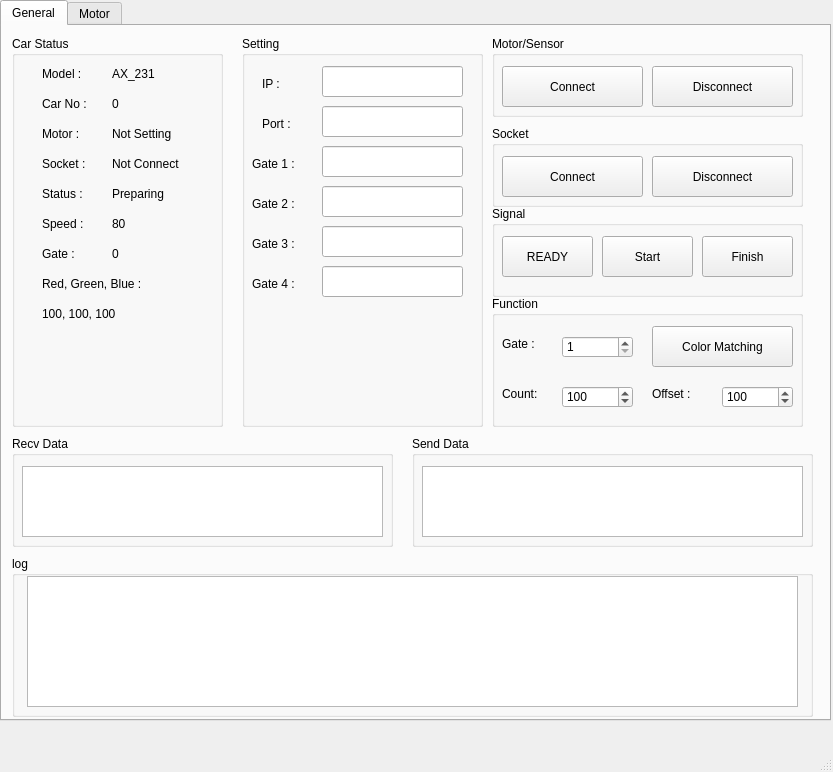
<?xml version="1.0" encoding="UTF-8"?>
<ui version="4.0">
 <class>MainWindow</class>
 <widget class="QMainWindow" name="MainWindow">
  <property name="geometry">
   <rect>
    <x>0</x>
    <y>0</y>
    <width>833</width>
    <height>772</height>
   </rect>
  </property>
  <property name="windowTitle">
   <string>MainWindow</string>
  </property>
  <widget class="QWidget" name="centralwidget">
   <widget class="QTabWidget" name="tabWidget">
    <property name="geometry">
     <rect>
      <x>0</x>
      <y>0</y>
      <width>831</width>
      <height>721</height>
     </rect>
    </property>
    <property name="currentIndex">
     <number>0</number>
    </property>
    <widget class="QWidget" name="tab">
     <attribute name="title">
      <string>General</string>
     </attribute>
     <widget class="QGroupBox" name="gb_log">
      <property name="geometry">
       <rect>
        <x>10</x>
        <y>530</y>
        <width>801</width>
        <height>161</height>
       </rect>
      </property>
      <property name="title">
       <string>log</string>
      </property>
      <widget class="QTextBrowser" name="tb_log">
       <property name="geometry">
        <rect>
         <x>15</x>
         <y>20</y>
         <width>771</width>
         <height>131</height>
        </rect>
       </property>
      </widget>
     </widget>
     <widget class="QGroupBox" name="gb_car_status">
      <property name="geometry">
       <rect>
        <x>10</x>
        <y>10</y>
        <width>211</width>
        <height>391</height>
       </rect>
      </property>
      <property name="title">
       <string>Car Status</string>
      </property>
      <widget class="QLabel" name="lb_model">
       <property name="geometry">
        <rect>
         <x>30</x>
         <y>30</y>
         <width>64</width>
         <height>15</height>
        </rect>
       </property>
       <property name="text">
        <string>Model :</string>
       </property>
      </widget>
      <widget class="QLabel" name="lb_status">
       <property name="geometry">
        <rect>
         <x>30</x>
         <y>150</y>
         <width>64</width>
         <height>15</height>
        </rect>
       </property>
       <property name="text">
        <string>Status :</string>
       </property>
      </widget>
      <widget class="QLabel" name="lb_model_param">
       <property name="geometry">
        <rect>
         <x>100</x>
         <y>30</y>
         <width>91</width>
         <height>16</height>
        </rect>
       </property>
       <property name="text">
        <string>AX_231</string>
       </property>
      </widget>
      <widget class="QLabel" name="lb_status_param">
       <property name="geometry">
        <rect>
         <x>100</x>
         <y>150</y>
         <width>91</width>
         <height>16</height>
        </rect>
       </property>
       <property name="text">
        <string>Preparing</string>
       </property>
      </widget>
      <widget class="QLabel" name="lb_speed">
       <property name="geometry">
        <rect>
         <x>30</x>
         <y>180</y>
         <width>64</width>
         <height>15</height>
        </rect>
       </property>
       <property name="text">
        <string>Speed :</string>
       </property>
      </widget>
      <widget class="QLabel" name="lb_speed_param">
       <property name="geometry">
        <rect>
         <x>100</x>
         <y>180</y>
         <width>91</width>
         <height>16</height>
        </rect>
       </property>
       <property name="text">
        <string>80</string>
       </property>
      </widget>
      <widget class="QLabel" name="lb_gate">
       <property name="geometry">
        <rect>
         <x>30</x>
         <y>210</y>
         <width>64</width>
         <height>15</height>
        </rect>
       </property>
       <property name="text">
        <string>Gate :</string>
       </property>
      </widget>
      <widget class="QLabel" name="lb_gate_param">
       <property name="geometry">
        <rect>
         <x>100</x>
         <y>210</y>
         <width>91</width>
         <height>16</height>
        </rect>
       </property>
       <property name="text">
        <string>0</string>
       </property>
      </widget>
      <widget class="QLabel" name="lb_motor">
       <property name="geometry">
        <rect>
         <x>30</x>
         <y>90</y>
         <width>64</width>
         <height>15</height>
        </rect>
       </property>
       <property name="text">
        <string>Motor :</string>
       </property>
      </widget>
      <widget class="QLabel" name="lb_socket">
       <property name="geometry">
        <rect>
         <x>30</x>
         <y>120</y>
         <width>64</width>
         <height>15</height>
        </rect>
       </property>
       <property name="text">
        <string>Socket :</string>
       </property>
      </widget>
      <widget class="QLabel" name="lb_motor_param">
       <property name="geometry">
        <rect>
         <x>100</x>
         <y>90</y>
         <width>91</width>
         <height>16</height>
        </rect>
       </property>
       <property name="text">
        <string>Not Setting</string>
       </property>
      </widget>
      <widget class="QLabel" name="lb_socket_param">
       <property name="geometry">
        <rect>
         <x>100</x>
         <y>120</y>
         <width>91</width>
         <height>16</height>
        </rect>
       </property>
       <property name="text">
        <string>Not Connect</string>
       </property>
      </widget>
      <widget class="QLabel" name="lb_rgb">
       <property name="geometry">
        <rect>
         <x>30</x>
         <y>240</y>
         <width>131</width>
         <height>16</height>
        </rect>
       </property>
       <property name="text">
        <string>Red, Green, Blue :</string>
       </property>
      </widget>
      <widget class="QLabel" name="lb_rgb_param">
       <property name="geometry">
        <rect>
         <x>30</x>
         <y>270</y>
         <width>121</width>
         <height>16</height>
        </rect>
       </property>
       <property name="text">
        <string>100, 100, 100</string>
       </property>
      </widget>
      <widget class="QLabel" name="lb_car_no">
       <property name="geometry">
        <rect>
         <x>30</x>
         <y>60</y>
         <width>64</width>
         <height>15</height>
        </rect>
       </property>
       <property name="text">
        <string>Car No :</string>
       </property>
      </widget>
      <widget class="QLabel" name="lb_car_no_param">
       <property name="geometry">
        <rect>
         <x>100</x>
         <y>60</y>
         <width>64</width>
         <height>15</height>
        </rect>
       </property>
       <property name="text">
        <string>0</string>
       </property>
      </widget>
     </widget>
     <widget class="QGroupBox" name="gb_setting">
      <property name="geometry">
       <rect>
        <x>240</x>
        <y>10</y>
        <width>241</width>
        <height>391</height>
       </rect>
      </property>
      <property name="title">
       <string>Setting</string>
      </property>
      <widget class="QLabel" name="lb_ip">
       <property name="geometry">
        <rect>
         <x>20</x>
         <y>40</y>
         <width>61</width>
         <height>16</height>
        </rect>
       </property>
       <property name="text">
        <string>IP :</string>
       </property>
      </widget>
      <widget class="QLabel" name="lb_ip_2">
       <property name="geometry">
        <rect>
         <x>20</x>
         <y>80</y>
         <width>61</width>
         <height>16</height>
        </rect>
       </property>
       <property name="text">
        <string>Port :</string>
       </property>
      </widget>
      <widget class="QLineEdit" name="le_ip">
       <property name="geometry">
        <rect>
         <x>80</x>
         <y>30</y>
         <width>141</width>
         <height>31</height>
        </rect>
       </property>
      </widget>
      <widget class="QLineEdit" name="le_port">
       <property name="geometry">
        <rect>
         <x>80</x>
         <y>70</y>
         <width>141</width>
         <height>31</height>
        </rect>
       </property>
      </widget>
      <widget class="QLabel" name="lb_gate1">
       <property name="geometry">
        <rect>
         <x>10</x>
         <y>120</y>
         <width>64</width>
         <height>15</height>
        </rect>
       </property>
       <property name="text">
        <string>Gate 1 :</string>
       </property>
      </widget>
      <widget class="QLabel" name="lb_gate2">
       <property name="geometry">
        <rect>
         <x>10</x>
         <y>160</y>
         <width>64</width>
         <height>15</height>
        </rect>
       </property>
       <property name="text">
        <string>Gate 2 :</string>
       </property>
      </widget>
      <widget class="QLabel" name="lb_gate3">
       <property name="geometry">
        <rect>
         <x>10</x>
         <y>200</y>
         <width>64</width>
         <height>15</height>
        </rect>
       </property>
       <property name="text">
        <string>Gate 3 :</string>
       </property>
      </widget>
      <widget class="QLabel" name="lb_gate4">
       <property name="geometry">
        <rect>
         <x>10</x>
         <y>240</y>
         <width>64</width>
         <height>15</height>
        </rect>
       </property>
       <property name="text">
        <string>Gate 4 :</string>
       </property>
      </widget>
      <widget class="QLineEdit" name="le_gate1">
       <property name="geometry">
        <rect>
         <x>80</x>
         <y>110</y>
         <width>141</width>
         <height>31</height>
        </rect>
       </property>
      </widget>
      <widget class="QLineEdit" name="le_gate2">
       <property name="geometry">
        <rect>
         <x>80</x>
         <y>150</y>
         <width>141</width>
         <height>31</height>
        </rect>
       </property>
      </widget>
      <widget class="QLineEdit" name="le_gate3">
       <property name="geometry">
        <rect>
         <x>80</x>
         <y>190</y>
         <width>141</width>
         <height>31</height>
        </rect>
       </property>
      </widget>
      <widget class="QLineEdit" name="le_gate4">
       <property name="geometry">
        <rect>
         <x>80</x>
         <y>230</y>
         <width>141</width>
         <height>31</height>
        </rect>
       </property>
      </widget>
     </widget>
     <widget class="QGroupBox" name="gb_event">
      <property name="geometry">
       <rect>
        <x>490</x>
        <y>10</y>
        <width>311</width>
        <height>81</height>
       </rect>
      </property>
      <property name="title">
       <string>Motor/Sensor</string>
      </property>
      <widget class="QPushButton" name="btn_motor_connect">
       <property name="geometry">
        <rect>
         <x>10</x>
         <y>30</y>
         <width>141</width>
         <height>41</height>
        </rect>
       </property>
       <property name="text">
        <string>Connect</string>
       </property>
      </widget>
      <widget class="QPushButton" name="btn_motor_disconnect">
       <property name="geometry">
        <rect>
         <x>160</x>
         <y>30</y>
         <width>141</width>
         <height>41</height>
        </rect>
       </property>
       <property name="text">
        <string>Disconnect</string>
       </property>
      </widget>
     </widget>
     <widget class="QGroupBox" name="gb_send_data">
      <property name="geometry">
       <rect>
        <x>410</x>
        <y>410</y>
        <width>401</width>
        <height>111</height>
       </rect>
      </property>
      <property name="title">
       <string>Send Data</string>
      </property>
      <widget class="QTextBrowser" name="tb_send_data">
       <property name="geometry">
        <rect>
         <x>10</x>
         <y>30</y>
         <width>381</width>
         <height>71</height>
        </rect>
       </property>
      </widget>
     </widget>
     <widget class="QGroupBox" name="gb_recv_data">
      <property name="geometry">
       <rect>
        <x>10</x>
        <y>410</y>
        <width>381</width>
        <height>111</height>
       </rect>
      </property>
      <property name="title">
       <string>Recv Data</string>
      </property>
      <widget class="QTextBrowser" name="tb_recv_data">
       <property name="geometry">
        <rect>
         <x>10</x>
         <y>30</y>
         <width>361</width>
         <height>71</height>
        </rect>
       </property>
      </widget>
     </widget>
     <widget class="QGroupBox" name="gb_signal">
      <property name="geometry">
       <rect>
        <x>490</x>
        <y>180</y>
        <width>311</width>
        <height>91</height>
       </rect>
      </property>
      <property name="title">
       <string>Signal</string>
      </property>
      <widget class="QPushButton" name="btn_ready">
       <property name="geometry">
        <rect>
         <x>10</x>
         <y>30</y>
         <width>91</width>
         <height>41</height>
        </rect>
       </property>
       <property name="text">
        <string>READY</string>
       </property>
      </widget>
      <widget class="QPushButton" name="btn_finish">
       <property name="geometry">
        <rect>
         <x>210</x>
         <y>30</y>
         <width>91</width>
         <height>41</height>
        </rect>
       </property>
       <property name="text">
        <string>Finish</string>
       </property>
      </widget>
      <widget class="QPushButton" name="btn_start">
       <property name="geometry">
        <rect>
         <x>110</x>
         <y>30</y>
         <width>91</width>
         <height>41</height>
        </rect>
       </property>
       <property name="text">
        <string>Start</string>
       </property>
      </widget>
     </widget>
     <widget class="QGroupBox" name="gb_function">
      <property name="geometry">
       <rect>
        <x>490</x>
        <y>270</y>
        <width>311</width>
        <height>131</height>
       </rect>
      </property>
      <property name="title">
       <string>Function</string>
      </property>
      <widget class="QPushButton" name="btn_color_matching">
       <property name="geometry">
        <rect>
         <x>160</x>
         <y>30</y>
         <width>141</width>
         <height>41</height>
        </rect>
       </property>
       <property name="text">
        <string>Color Matching</string>
       </property>
      </widget>
      <widget class="QLabel" name="lb_gate_2">
       <property name="geometry">
        <rect>
         <x>10</x>
         <y>40</y>
         <width>51</width>
         <height>16</height>
        </rect>
       </property>
       <property name="text">
        <string>Gate :</string>
       </property>
      </widget>
      <widget class="QSpinBox" name="sb_gate">
       <property name="geometry">
        <rect>
         <x>70</x>
         <y>40</y>
         <width>71</width>
         <height>22</height>
        </rect>
       </property>
       <property name="minimum">
        <number>1</number>
       </property>
       <property name="maximum">
        <number>4</number>
       </property>
      </widget>
      <widget class="QLabel" name="lb_color_count">
       <property name="geometry">
        <rect>
         <x>10</x>
         <y>90</y>
         <width>51</width>
         <height>16</height>
        </rect>
       </property>
       <property name="text">
        <string>Count:</string>
       </property>
      </widget>
      <widget class="QLabel" name="lb_color_offset">
       <property name="geometry">
        <rect>
         <x>160</x>
         <y>90</y>
         <width>61</width>
         <height>16</height>
        </rect>
       </property>
       <property name="text">
        <string>Offset :</string>
       </property>
      </widget>
      <widget class="QSpinBox" name="sb_color_count">
       <property name="geometry">
        <rect>
         <x>70</x>
         <y>90</y>
         <width>71</width>
         <height>22</height>
        </rect>
       </property>
       <property name="minimum">
        <number>10</number>
       </property>
       <property name="maximum">
        <number>300</number>
       </property>
       <property name="value">
        <number>100</number>
       </property>
      </widget>
      <widget class="QSpinBox" name="sb_color_offset">
       <property name="geometry">
        <rect>
         <x>230</x>
         <y>90</y>
         <width>71</width>
         <height>22</height>
        </rect>
       </property>
       <property name="minimum">
        <number>0</number>
       </property>
       <property name="maximum">
        <number>1000</number>
       </property>
       <property name="value">
        <number>100</number>
       </property>
       <property name="displayIntegerBase">
        <number>10</number>
       </property>
      </widget>
     </widget>
     <widget class="QGroupBox" name="gb_socket">
      <property name="geometry">
       <rect>
        <x>490</x>
        <y>100</y>
        <width>311</width>
        <height>81</height>
       </rect>
      </property>
      <property name="title">
       <string>Socket</string>
      </property>
      <widget class="QPushButton" name="btn_socket_connect">
       <property name="geometry">
        <rect>
         <x>10</x>
         <y>30</y>
         <width>141</width>
         <height>41</height>
        </rect>
       </property>
       <property name="text">
        <string>Connect</string>
       </property>
      </widget>
      <widget class="QPushButton" name="btn_socket_disconnect">
       <property name="geometry">
        <rect>
         <x>160</x>
         <y>30</y>
         <width>141</width>
         <height>41</height>
        </rect>
       </property>
       <property name="text">
        <string>Disconnect</string>
       </property>
      </widget>
     </widget>
    </widget>
    <widget class="QWidget" name="tab_2">
     <attribute name="title">
      <string>Motor</string>
     </attribute>
     <widget class="QGroupBox" name="gb_handle">
      <property name="geometry">
       <rect>
        <x>430</x>
        <y>180</y>
        <width>381</width>
        <height>141</height>
       </rect>
      </property>
      <property name="title">
       <string>Handle</string>
      </property>
      <widget class="QLabel" name="lb_handle_left">
       <property name="geometry">
        <rect>
         <x>20</x>
         <y>30</y>
         <width>61</width>
         <height>16</height>
        </rect>
       </property>
       <property name="text">
        <string>Left :</string>
       </property>
      </widget>
      <widget class="QLineEdit" name="le_handle_left">
       <property name="geometry">
        <rect>
         <x>120</x>
         <y>30</y>
         <width>111</width>
         <height>21</height>
        </rect>
       </property>
      </widget>
      <widget class="QLineEdit" name="le_handle_center">
       <property name="geometry">
        <rect>
         <x>120</x>
         <y>60</y>
         <width>111</width>
         <height>21</height>
        </rect>
       </property>
      </widget>
      <widget class="QLabel" name="lb_handle_center">
       <property name="geometry">
        <rect>
         <x>20</x>
         <y>60</y>
         <width>61</width>
         <height>16</height>
        </rect>
       </property>
       <property name="text">
        <string>Center :</string>
       </property>
      </widget>
      <widget class="QLineEdit" name="le_handle_right">
       <property name="geometry">
        <rect>
         <x>120</x>
         <y>90</y>
         <width>111</width>
         <height>21</height>
        </rect>
       </property>
      </widget>
      <widget class="QLabel" name="lb_handle_right">
       <property name="geometry">
        <rect>
         <x>20</x>
         <y>90</y>
         <width>61</width>
         <height>16</height>
        </rect>
       </property>
       <property name="text">
        <string>Right :</string>
       </property>
      </widget>
      <widget class="QPushButton" name="btn_handle_save">
       <property name="geometry">
        <rect>
         <x>250</x>
         <y>30</y>
         <width>111</width>
         <height>81</height>
        </rect>
       </property>
       <property name="text">
        <string>Save</string>
       </property>
      </widget>
     </widget>
     <widget class="QGroupBox" name="gb_dc_motor_pin_setting">
      <property name="geometry">
       <rect>
        <x>20</x>
        <y>20</y>
        <width>381</width>
        <height>141</height>
       </rect>
      </property>
      <property name="title">
       <string>DC Motor Pin Setting</string>
      </property>
      <widget class="QLabel" name="lb_dc_enable">
       <property name="geometry">
        <rect>
         <x>20</x>
         <y>30</y>
         <width>101</width>
         <height>16</height>
        </rect>
       </property>
       <property name="text">
        <string>DC Enable :</string>
       </property>
      </widget>
      <widget class="QLabel" name="lb_dc_input1">
       <property name="geometry">
        <rect>
         <x>20</x>
         <y>60</y>
         <width>101</width>
         <height>16</height>
        </rect>
       </property>
       <property name="text">
        <string>DC input1 :</string>
       </property>
      </widget>
      <widget class="QLabel" name="lb_dc_input2">
       <property name="geometry">
        <rect>
         <x>20</x>
         <y>90</y>
         <width>101</width>
         <height>16</height>
        </rect>
       </property>
       <property name="text">
        <string>DC input2 :</string>
       </property>
      </widget>
      <widget class="QLineEdit" name="le_dc_enable">
       <property name="geometry">
        <rect>
         <x>120</x>
         <y>30</y>
         <width>111</width>
         <height>21</height>
        </rect>
       </property>
      </widget>
      <widget class="QLineEdit" name="le_dc_input1">
       <property name="geometry">
        <rect>
         <x>120</x>
         <y>60</y>
         <width>111</width>
         <height>21</height>
        </rect>
       </property>
      </widget>
      <widget class="QLineEdit" name="le_dc_input2">
       <property name="geometry">
        <rect>
         <x>120</x>
         <y>90</y>
         <width>111</width>
         <height>21</height>
        </rect>
       </property>
      </widget>
      <widget class="QPushButton" name="btn_dc_motor_pin_setting_save">
       <property name="geometry">
        <rect>
         <x>250</x>
         <y>30</y>
         <width>111</width>
         <height>81</height>
        </rect>
       </property>
       <property name="text">
        <string>Save</string>
       </property>
      </widget>
     </widget>
     <widget class="QGroupBox" name="gb_servo_motor_pin_setting">
      <property name="geometry">
       <rect>
        <x>430</x>
        <y>20</y>
        <width>381</width>
        <height>141</height>
       </rect>
      </property>
      <property name="title">
       <string>Servo Motor Pin Setting</string>
      </property>
      <widget class="QLabel" name="lb_servo_pin">
       <property name="geometry">
        <rect>
         <x>20</x>
         <y>30</y>
         <width>101</width>
         <height>16</height>
        </rect>
       </property>
       <property name="text">
        <string>Servo Pin :</string>
       </property>
      </widget>
      <widget class="QLineEdit" name="le_servo_pin">
       <property name="geometry">
        <rect>
         <x>120</x>
         <y>30</y>
         <width>111</width>
         <height>21</height>
        </rect>
       </property>
      </widget>
      <widget class="QPushButton" name="btn_servo_motor_pin_setting_save">
       <property name="geometry">
        <rect>
         <x>250</x>
         <y>30</y>
         <width>111</width>
         <height>81</height>
        </rect>
       </property>
       <property name="text">
        <string>Save</string>
       </property>
      </widget>
     </widget>
     <widget class="QGroupBox" name="gb_speed">
      <property name="geometry">
       <rect>
        <x>20</x>
        <y>180</y>
        <width>381</width>
        <height>141</height>
       </rect>
      </property>
      <property name="title">
       <string>Speed Limit</string>
      </property>
      <widget class="QLabel" name="lb_speed_limit_speed">
       <property name="geometry">
        <rect>
         <x>10</x>
         <y>30</y>
         <width>61</width>
         <height>16</height>
        </rect>
       </property>
       <property name="text">
        <string>Speed :</string>
       </property>
      </widget>
      <widget class="QLineEdit" name="le_speed_limit_speed">
       <property name="geometry">
        <rect>
         <x>120</x>
         <y>30</y>
         <width>111</width>
         <height>21</height>
        </rect>
       </property>
      </widget>
      <widget class="QLineEdit" name="le_speed_limit_boost_limit">
       <property name="geometry">
        <rect>
         <x>120</x>
         <y>60</y>
         <width>111</width>
         <height>21</height>
        </rect>
       </property>
      </widget>
      <widget class="QLabel" name="lb_speed_limit_boost_speed">
       <property name="geometry">
        <rect>
         <x>10</x>
         <y>60</y>
         <width>111</width>
         <height>16</height>
        </rect>
       </property>
       <property name="text">
        <string>Boost Speed :</string>
       </property>
      </widget>
      <widget class="QPushButton" name="btn_speed_limit_save">
       <property name="geometry">
        <rect>
         <x>250</x>
         <y>30</y>
         <width>111</width>
         <height>81</height>
        </rect>
       </property>
       <property name="text">
        <string>Save</string>
       </property>
      </widget>
     </widget>
     <widget class="QGroupBox" name="gb_color_sensor_pin_setting">
      <property name="geometry">
       <rect>
        <x>20</x>
        <y>340</y>
        <width>381</width>
        <height>141</height>
       </rect>
      </property>
      <property name="title">
       <string>Color Sensor Pin Setting</string>
      </property>
      <widget class="QLabel" name="lb_color_s2">
       <property name="geometry">
        <rect>
         <x>20</x>
         <y>30</y>
         <width>101</width>
         <height>16</height>
        </rect>
       </property>
       <property name="text">
        <string>Color S2 :</string>
       </property>
      </widget>
      <widget class="QLabel" name="lb_color_s3">
       <property name="geometry">
        <rect>
         <x>20</x>
         <y>60</y>
         <width>101</width>
         <height>16</height>
        </rect>
       </property>
       <property name="text">
        <string>Color S3 :</string>
       </property>
      </widget>
      <widget class="QLabel" name="lb_color_signal">
       <property name="geometry">
        <rect>
         <x>20</x>
         <y>90</y>
         <width>101</width>
         <height>16</height>
        </rect>
       </property>
       <property name="text">
        <string>Color Signal :</string>
       </property>
      </widget>
      <widget class="QLineEdit" name="le_color_s2">
       <property name="geometry">
        <rect>
         <x>120</x>
         <y>30</y>
         <width>111</width>
         <height>21</height>
        </rect>
       </property>
      </widget>
      <widget class="QLineEdit" name="le_color_s3">
       <property name="geometry">
        <rect>
         <x>120</x>
         <y>60</y>
         <width>111</width>
         <height>21</height>
        </rect>
       </property>
      </widget>
      <widget class="QLineEdit" name="le_color_signal">
       <property name="geometry">
        <rect>
         <x>120</x>
         <y>90</y>
         <width>111</width>
         <height>21</height>
        </rect>
       </property>
      </widget>
      <widget class="QPushButton" name="btn_color_sensor_pin_setting_save">
       <property name="geometry">
        <rect>
         <x>250</x>
         <y>30</y>
         <width>111</width>
         <height>81</height>
        </rect>
       </property>
       <property name="text">
        <string>Save</string>
       </property>
      </widget>
     </widget>
    </widget>
   </widget>
  </widget>
  <widget class="QMenuBar" name="menubar">
   <property name="geometry">
    <rect>
     <x>0</x>
     <y>0</y>
     <width>833</width>
     <height>26</height>
    </rect>
   </property>
  </widget>
  <widget class="QStatusBar" name="statusbar"/>
 </widget>
 <resources/>
 <connections>
  <connection>
   <sender>btn_ready</sender>
   <signal>clicked()</signal>
   <receiver>MainWindow</receiver>
   <slot>readySignal()</slot>
   <hints>
    <hint type="sourcelabel">
     <x>592</x>
     <y>287</y>
    </hint>
    <hint type="destinationlabel">
     <x>476</x>
     <y>263</y>
    </hint>
   </hints>
  </connection>
  <connection>
   <sender>btn_socket_connect</sender>
   <signal>clicked()</signal>
   <receiver>MainWindow</receiver>
   <slot>socketConnect()</slot>
   <hints>
    <hint type="sourcelabel">
     <x>642</x>
     <y>220</y>
    </hint>
    <hint type="destinationlabel">
     <x>481</x>
     <y>162</y>
    </hint>
   </hints>
  </connection>
  <connection>
   <sender>btn_motor_connect</sender>
   <signal>clicked()</signal>
   <receiver>MainWindow</receiver>
   <slot>motorConnect()</slot>
   <hints>
    <hint type="sourcelabel">
     <x>640</x>
     <y>96</y>
    </hint>
    <hint type="destinationlabel">
     <x>481</x>
     <y>105</y>
    </hint>
   </hints>
  </connection>
  <connection>
   <sender>btn_socket_disconnect</sender>
   <signal>clicked()</signal>
   <receiver>MainWindow</receiver>
   <slot>socketDisconnect()</slot>
   <hints>
    <hint type="sourcelabel">
     <x>776</x>
     <y>212</y>
    </hint>
    <hint type="destinationlabel">
     <x>800</x>
     <y>172</y>
    </hint>
   </hints>
  </connection>
  <connection>
   <sender>btn_motor_disconnect</sender>
   <signal>clicked()</signal>
   <receiver>MainWindow</receiver>
   <slot>motorDisconnect()</slot>
   <hints>
    <hint type="sourcelabel">
     <x>760</x>
     <y>130</y>
    </hint>
    <hint type="destinationlabel">
     <x>800</x>
     <y>98</y>
    </hint>
   </hints>
  </connection>
  <connection>
   <sender>btn_finish</sender>
   <signal>clicked()</signal>
   <receiver>MainWindow</receiver>
   <slot>finishSignal()</slot>
   <hints>
    <hint type="sourcelabel">
     <x>758</x>
     <y>298</y>
    </hint>
    <hint type="destinationlabel">
     <x>800</x>
     <y>262</y>
    </hint>
   </hints>
  </connection>
  <connection>
   <sender>btn_color_matching</sender>
   <signal>clicked()</signal>
   <receiver>MainWindow</receiver>
   <slot>colorMatching()</slot>
   <hints>
    <hint type="sourcelabel">
     <x>652</x>
     <y>390</y>
    </hint>
    <hint type="destinationlabel">
     <x>486</x>
     <y>349</y>
    </hint>
   </hints>
  </connection>
  <connection>
   <sender>btn_start</sender>
   <signal>clicked()</signal>
   <receiver>MainWindow</receiver>
   <slot>startSignal()</slot>
   <hints>
    <hint type="sourcelabel">
     <x>655</x>
     <y>261</y>
    </hint>
    <hint type="destinationlabel">
     <x>800</x>
     <y>315</y>
    </hint>
   </hints>
  </connection>
  <connection>
   <sender>btn_handle_save</sender>
   <signal>clicked()</signal>
   <receiver>MainWindow</receiver>
   <slot>handleSave()</slot>
   <hints>
    <hint type="sourcelabel">
     <x>792</x>
     <y>324</y>
    </hint>
    <hint type="destinationlabel">
     <x>246</x>
     <y>0</y>
    </hint>
   </hints>
  </connection>
  <connection>
   <sender>btn_dc_motor_pin_setting_save</sender>
   <signal>clicked()</signal>
   <receiver>MainWindow</receiver>
   <slot>dcMotorPinSettingSave()</slot>
   <hints>
    <hint type="sourcelabel">
     <x>338</x>
     <y>129</y>
    </hint>
    <hint type="destinationlabel">
     <x>800</x>
     <y>190</y>
    </hint>
   </hints>
  </connection>
  <connection>
   <sender>btn_servo_motor_pin_setting_save</sender>
   <signal>clicked()</signal>
   <receiver>MainWindow</receiver>
   <slot>servoMotorPinSettingSave()</slot>
   <hints>
    <hint type="sourcelabel">
     <x>777</x>
     <y>144</y>
    </hint>
    <hint type="destinationlabel">
     <x>800</x>
     <y>138</y>
    </hint>
   </hints>
  </connection>
  <connection>
   <sender>btn_speed_limit_save</sender>
   <signal>clicked()</signal>
   <receiver>MainWindow</receiver>
   <slot>speedLimitSave()</slot>
   <hints>
    <hint type="sourcelabel">
     <x>341</x>
     <y>309</y>
    </hint>
    <hint type="destinationlabel">
     <x>800</x>
     <y>291</y>
    </hint>
   </hints>
  </connection>
  <connection>
   <sender>btn_color_sensor_pin_setting_save</sender>
   <signal>clicked()</signal>
   <receiver>MainWindow</receiver>
   <slot>colorSensorPinSetting()</slot>
   <hints>
    <hint type="sourcelabel">
     <x>359</x>
     <y>455</y>
    </hint>
    <hint type="destinationlabel">
     <x>800</x>
     <y>464</y>
    </hint>
   </hints>
  </connection>
 </connections>
 <slots>
  <slot>readySignal()</slot>
  <slot>socketConnect()</slot>
  <slot>motorConnect()</slot>
  <slot>up()</slot>
  <slot>right()</slot>
  <slot>down()</slot>
  <slot>left()</slot>
  <slot>socketDisconnect()</slot>
  <slot>motorDisconnect()</slot>
  <slot>finishSignal()</slot>
  <slot>colorMatching()</slot>
  <slot>startSignal()</slot>
  <slot>handleSave()</slot>
  <slot>dcMotorPinSettingSave()</slot>
  <slot>servoMotorPinSettingSave()</slot>
  <slot>speedLimitSave()</slot>
  <slot>colorSensorPinSetting()</slot>
 </slots>
</ui>
